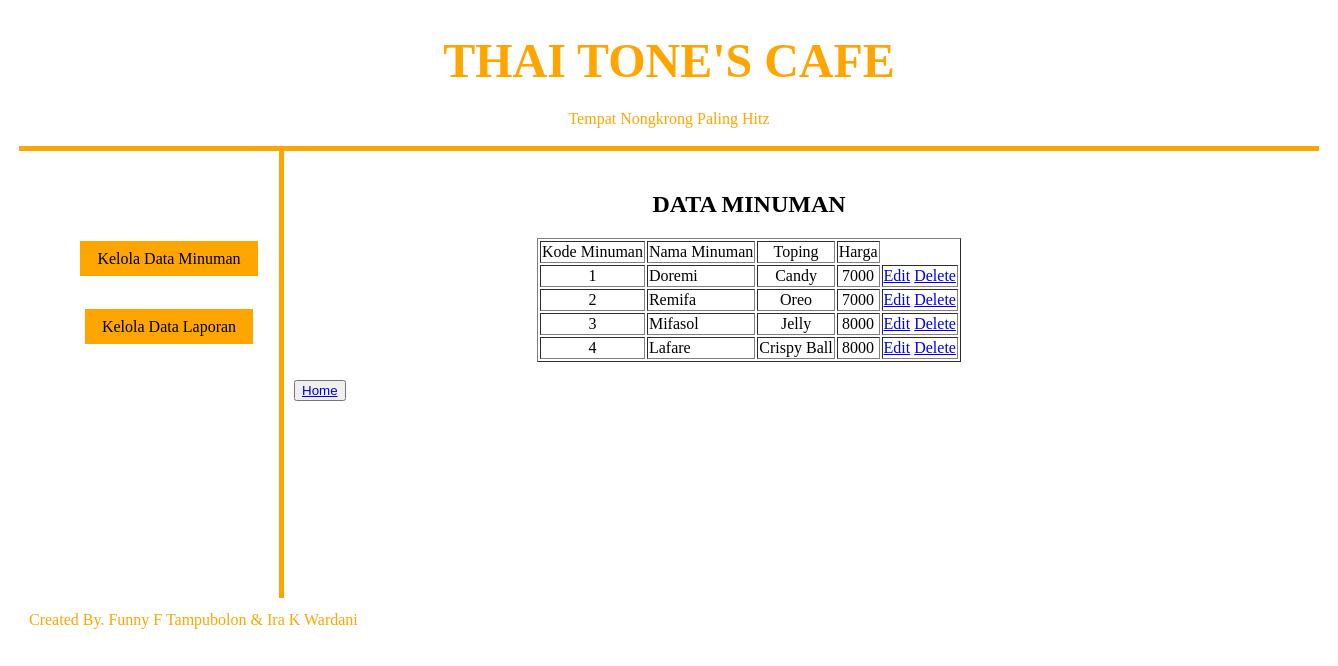
The page /dataminuman.php on the database its author committed.
### tables this page shows
CREATE TABLE `minuman` (
  `kode_minuman` int(5) NOT NULL,
  `nama_minuman` varchar(20) NOT NULL,
  `toping` varchar(20) NOT NULL,
  `harga` int(5) NOT NULL,
  `quantity` int(10) NOT NULL
);

### dataminuman.php (the view, shortened to what this page needs)
<!DOCTYPE html>
<html>
<head>
  <link rel="stylesheet" type="text/css" href="style.css">
</head>
<body>
  <div class="wrap">
    <div class="header">
      <h1><font color="orange" align="center" face="Curlz MT" size="20">THAI TONE'S CAFE</font></h1>
      <p><font color="orange">Tempat Nongkrong Paling Hitz</font></p>
    </div>
    <div class="badan">
      <div class="sidebar">
      <br>
      <ul class="button"><a href="add.php">Kelola Data Minuman</a></ul></br>
      <ul class="button"><a href="laporan.php">Kelola Data Laporan</a></ul></br>
      </div>
      <div class="content">
        <center>
<?php
include_once'koneksi.php';
?>
<table border="1">
<h2>DATA MINUMAN</h2>
<tr align="center">
    <td>Kode Minuman</td>
    <td>Nama Minuman</td>
    <td>Toping</td>
    <td>Harga</td>
</tr>
<?php
$result = mysqli_query($koneksi,"SELECT * FROM minuman");
while($data = mysqli_fetch_array($result, MYSQLI_ASSOC))
{
?>
	<tr>
      <td align="center"><?php echo $data['kode_minuman']; ?></td>
      <td><?php echo $data['nama_minuman']; ?></td>
      <td align="center"><?php echo $data['toping']; ?></td>
      <td align="center"><?php echo $data['harga']; ?></td>
      <td><a href="editminum.php?kode_minuman=<?php echo $data['kode_minuman'];?>">Edit</a>
        <a href="delminum.php?kode_minuman=<?php echo $data['kode_minuman'];?>">Delete</a></td>
    </tr>
<?php
}
?>
</table>
</center>
    <br>
      <button class="button"><a href="index.php">Home</a></button></br>
      </div>
    </div>
    <div class="footer">
      <font>Created By. Funny F Tampubolon & Ira K Wardani</font>
    </div>
  </div>
</body>
</html>

### style.css (style rules this page uses)
.wrap { background: white; width: 1300px; margin: 10px auto; }
.wrap .header { border-bottom: 5px solid orange; font-style: bold; background: white; padding: 2px 10px; margin : center; text-align: center; }
.badan { height: 450px; }
.wrap .badan .sidebar { border-right:5px solid orange; background: white; float: left; width: 20%; height: 70.5%; text-align : center; padding-top : 5%; padding-bottom : 5%; }
.wrap .badan .sidebar .button a { text-decoration: none; border: 1px solid orange; background-color: orange; width: 100%; color: black; font-style: bold; font-size: 16px; padding: 0.5em 1em 0.5em 1em; }
.wrap .badan .content { background-color : white; float: left; height: 93%; width: 70%; padding-left: 10px; padding-right: 5px; padding-top : 20px; text-align : left; }
.wrap .footer { color: orange; width: 100%; padding: 10px; }

### rows shown on the page
minuman: kode_minuman "1", nama_minuman "Doremi", toping "Candy", harga "7000"
minuman: kode_minuman "2", nama_minuman "Remifa", toping "Oreo", harga "7000"
minuman: kode_minuman "3", nama_minuman "Mifasol", toping "Jelly", harga "8000"
minuman: kode_minuman "4", nama_minuman "Lafare", toping "Crispy Ball", harga "8000"
